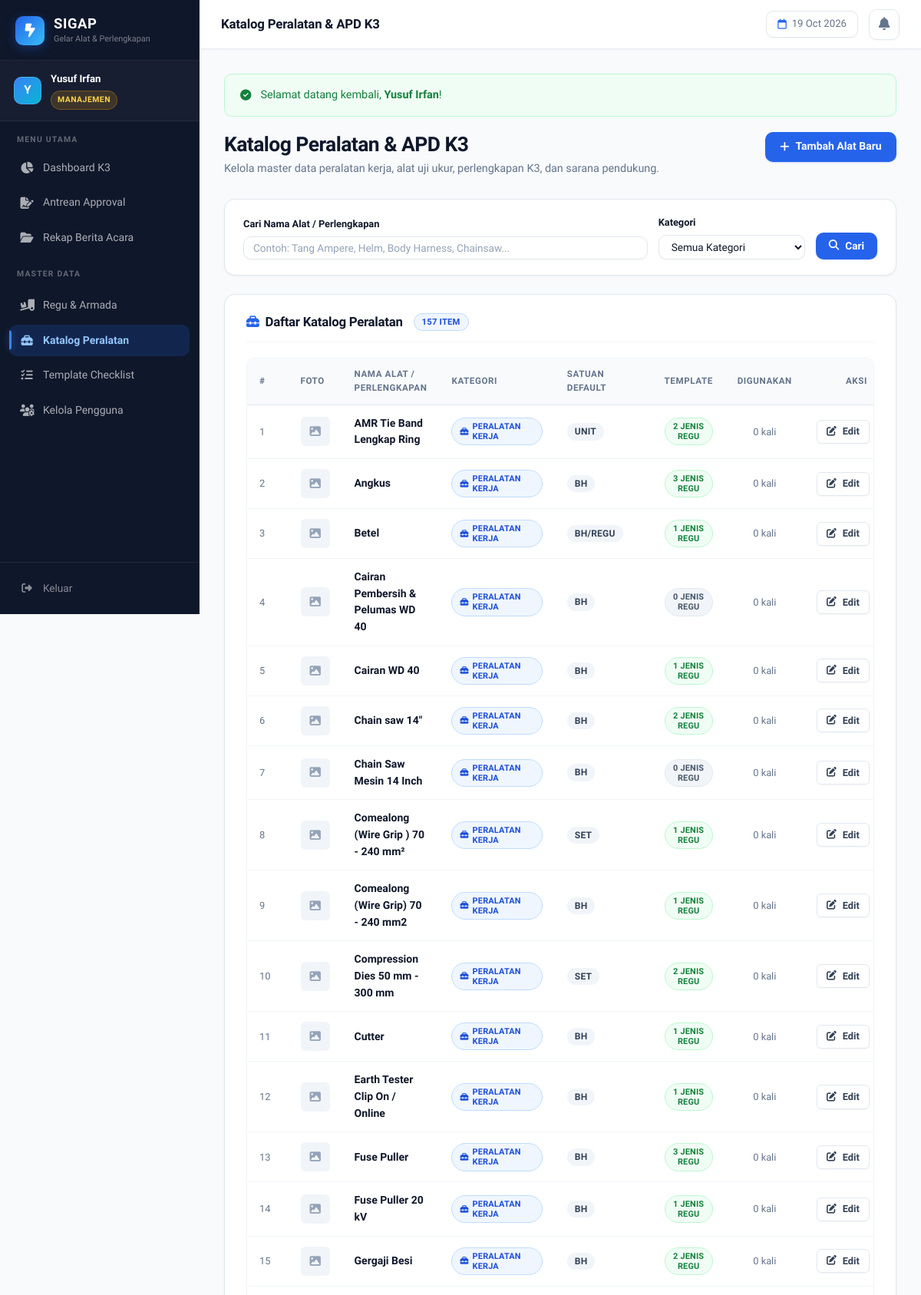
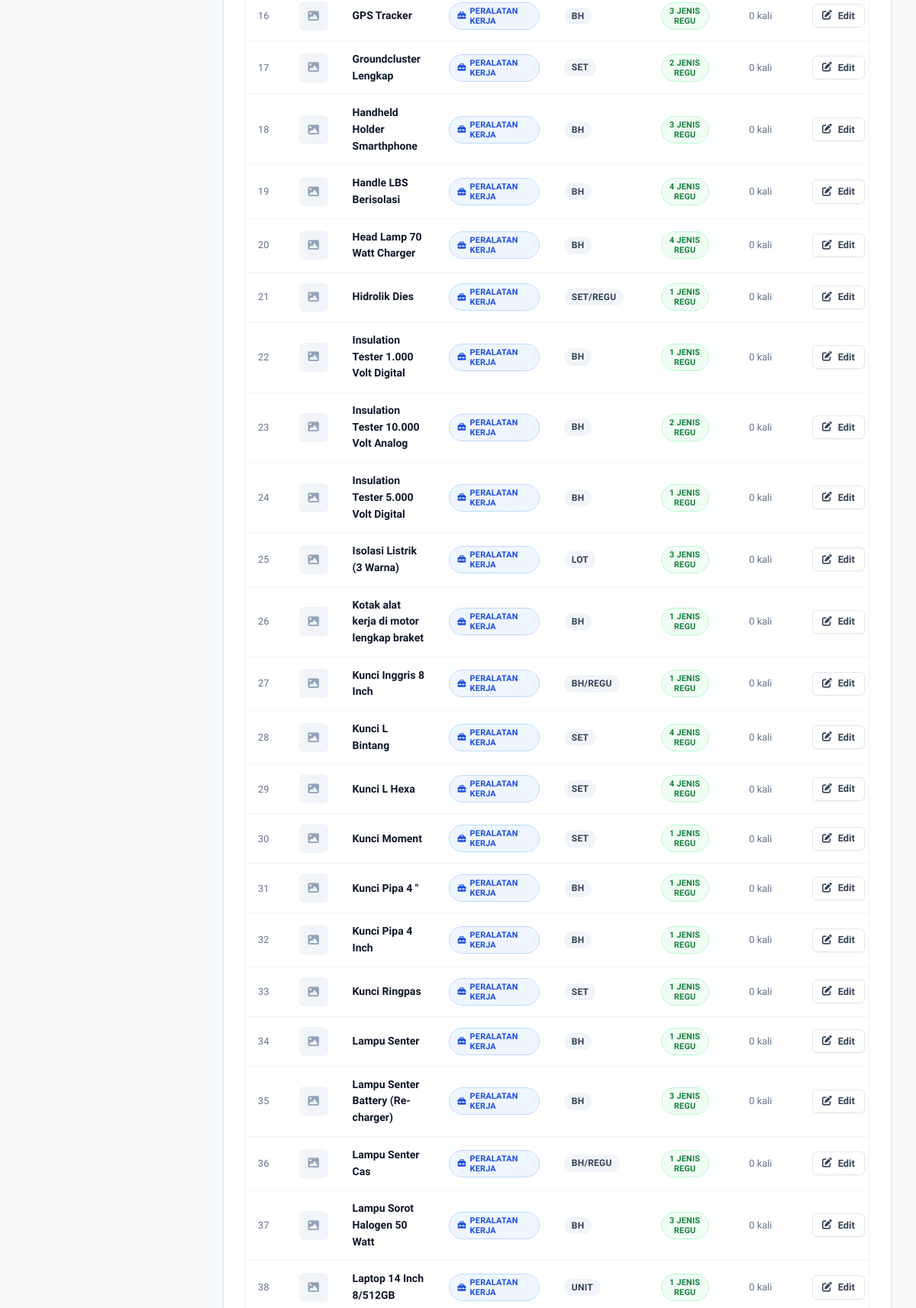
/master/barang/index.php (signed in, upper part), run on the app's committed database (2 pictures, top to bottom).
### tables this page shows
CREATE TABLE IF NOT EXISTS master_barang (
    id               INT          AUTO_INCREMENT PRIMARY KEY,
    nama_barang      VARCHAR(150) NOT NULL UNIQUE,
    kategori         ENUM('alat_kerja', 'k3_safety', 'kendaraan_pendukung', 'administrasi') NOT NULL,
    satuan_default   VARCHAR(30)  NOT NULL,
    gambar_referensi VARCHAR(255) NULL,
    created_at       TIMESTAMP    DEFAULT CURRENT_TIMESTAMP,
    updated_at       TIMESTAMP    DEFAULT CURRENT_TIMESTAMP ON UPDATE CURRENT_TIMESTAMP,
    INDEX idx_barang_kategori (kategori),
    INDEX idx_barang_nama     (nama_barang)
);

### master/barang/index.php (the view, shortened to what this page needs)
<?php
$pdo = get_db_connection();
$search          = trim(isset($_GET['q']) ? $_GET['q'] : '');
$where = [];
$params = [];
$where_sql = !empty($where) ? 'WHERE ' . implode(' AND ', $where) : '';
$stmt = $pdo->prepare("
    SELECT b.*,
           (SELECT COUNT(*) FROM template_checklist_item t WHERE t.master_barang_id = b.id) AS total_template,
           (SELECT COUNT(*) FROM gelar_alat_detail d WHERE d.master_barang_id = b.id) AS total_inspeksi
    FROM master_barang b
    {$where_sql}
    ORDER BY b.kategori, b.nama_barang
");
$stmt->execute($params);
$barang_list = $stmt->fetchAll();
$kategori_labels = [
    'alat_kerja'          => ['label' => 'Peralatan Kerja', 'icon' => 'fa-toolbox', 'class' => 'badge-submitted'],
    'k3_safety'           => ['label' => 'APD & Keselamatan K3', 'icon' => 'fa-hard-hat', 'class' => 'badge-rejected'],
    'kendaraan_pendukung' => ['label' => 'Armada / Sarana', 'icon' => 'fa-truck-pickup', 'class' => 'badge-approved'],
    'administrasi'        => ['label' => 'Administrasi & Personel', 'icon' => 'fa-id-card-clip', 'class' => 'badge-draft'],
];
require_once __DIR__ . '/../../includes/header.php';
?>
<div style="display:flex; justify-content:space-between; align-items:flex-start; margin-bottom:1.75rem; flex-wrap:wrap; gap:1rem;">
    <div>
        <h1 style="font-size:1.65rem; font-weight:800; letter-spacing:-0.02em; margin-bottom:4px; color:var(--text-main);">Katalog Peralatan & APD K3</h1>
        <p style="color:var(--text-muted); font-size:0.9rem;">Kelola master data peralatan kerja, alat uji ukur, perlengkapan K3, dan sarana pendukung.</p>
    </div>
    <button onclick="openModalTambah()" class="btn btn-primary">
        <i class="fa-solid fa-plus"></i> Tambah Alat Baru
    </button>
</div>
<div class="card" style="margin-bottom:1.5rem; padding:1.25rem 1.5rem;">
    <form method="GET" style="display:flex; gap:14px; flex-wrap:wrap; align-items:flex-end;">
        <div style="flex:1; min-width:200px;">
            <label class="form-label" style="font-size:0.8rem;">Cari Nama Alat / Perlengkapan</label>
            <input type="text" name="q" class="form-control" placeholder="Contoh: Tang Ampere, Helm, Body Harness, Chainsaw..." value="<?= htmlspecialchars($search) ?>" style="font-size:0.85rem; padding:6px 12px;">
        </div>
        <div>
            <label class="form-label" style="font-size:0.8rem;">Kategori</label>
            <select name="kategori" class="form-control" style="font-size:0.85rem; padding:6px 12px; min-width:180px;">
                <option value="">Semua Kategori</option>
            </select>
        </div>
        <div style="display:flex; gap:8px;">
            <button type="submit" class="btn btn-primary" style="padding:7px 16px; font-size:0.85rem;">
                <i class="fa-solid fa-magnifying-glass"></i> Cari
            </button>
        </div>
    </form>
</div>
<div class="card">
    <div class="card-header">
        <h2 class="card-title">
            <i class="fa-solid fa-toolbox" style="color:var(--primary);"></i>
            Daftar Katalog Peralatan
            <span class="badge badge-submitted" style="font-size:0.7rem; margin-left:6px;"><?= count($barang_list) ?> item</span>
        </h2>
    </div>
    <?php if (empty($barang_list)): ?>
        <div style="text-align:center; padding:3rem 1rem; color:var(--text-muted);">
            <div style="width:48px; height:48px; border-radius:50%; background:#f1f5f9; color:#64748b; display:flex; align-items:center; justify-content:center; margin:0 auto 10px; font-size:1.3rem;">
                <i class="fa-solid fa-toolbox"></i>
            </div>
            <strong style="color:var(--text-main);">Tidak ada data peralatan ditemukan</strong>
            <p style="font-size:0.825rem; margin-top:2px;">Silakan tambahkan data alat baru atau sesuaikan filter pencarian Anda.</p>
        </div>
    <?php else: ?>
        <div class="table-responsive">
            <table class="data-table">
                <thead>
                    <tr>
                        <th width="40px">#</th>
                        <th width="50px">Foto</th>
                        <th>Nama Alat / Perlengkapan</th>
                        <th>Kategori</th>
                        <th>Satuan Default</th>
                        <th style="text-align:center;">Template</th>
                        <th style="text-align:center;">Digunakan</th>
                        <th style="text-align:center;">Aksi</th>
                    </tr>
                </thead>
                <tbody>
                    <?php foreach ($barang_list as $i => $row): ?>
                        <?php $kat_info = isset($kategori_labels[$row['kategori']]) ? $kategori_labels[$row['kategori']] : ['label' => $row['kategori'], 'icon' => 'fa-tag', 'class' => 'badge-draft']; ?>
                        <tr>
                            <td style="color:var(--text-muted); font-size:0.8rem;"><?= $i + 1 ?></td>
                            <td>
                                <?php if (!empty($row['gambar_referensi'])): ?>
                                    <img src="<?= base_url('uploads/referensi/' . htmlspecialchars($row['gambar_referensi'])) ?>"
                                         style="width:38px; height:38px; object-fit:cover; border-radius:var(--radius-sm); border:1px solid var(--border-color); cursor:pointer;"
                                         onclick="previewImage(this.src, '<?= addslashes(htmlspecialchars($row['nama_barang'])) ?>')"
                                         title="Klik perbesar">
                                <?php else: ?>
                                    <div style="width:38px; height:38px; border-radius:var(--radius-sm); background:#f1f5f9; color:#94a3b8; display:flex; align-items:center; justify-content:center; font-size:0.9rem;">
                                        <i class="fa-solid fa-image"></i>
                                    </div>
                                <?php endif; ?>
                            </td>
                            <td>
                                <strong style="color:var(--text-main); font-size:0.875rem;"><?= htmlspecialchars($row['nama_barang']) ?></strong>
                            </td>
                            <td>
                                <span class="badge <?= $kat_info['class'] ?>" style="font-size:0.68rem;">
                                    <i class="fa-solid <?= $kat_info['icon'] ?>"></i> <?= $kat_info['label'] ?>
                                </span>
                            </td>
                            <td>
                                <span class="badge" style="background:#f1f5f9; color:#334155; font-size:0.75rem;">
                                    <?= htmlspecialchars($row['satuan_default']) ?>
                                </span>
                            </td>
                            <td style="text-align:center;">
                                <span class="badge <?= $row['total_template'] > 0 ? 'badge-approved' : 'badge-draft' ?>" style="font-size:0.68rem;">
                                    <?= $row['total_template'] ?> Jenis Regu
                                </span>
                            </td>
                            <td style="text-align:center; font-size:0.8rem; color:var(--text-muted);">
                                <?= $row['total_inspeksi'] ?> kali
                            </td>
                            <td style="text-align:center; white-space:nowrap;">
                                <div style="display:inline-flex; gap:6px;">
                                    <button onclick='openModalEdit(<?= json_encode($row) ?>)' class="btn btn-outline btn-sm" title="Edit Alat">
                                        <i class="fa-solid fa-pen-to-square"></i> Edit
                                    </button>
                                </div>
                            </td>
                        </tr>
                    <?php endforeach; ?>
                </tbody>
            </table>
        </div>
    <?php endif; ?>
</div>
<?php require_once __DIR__ . '/../../includes/footer.php'; ?>

### data on the page
master_barang: nama_barang "AMR Tie Band Lengkap Ring", kategori "PERALATAN KERJA", satuan_default "UNIT", total_template "2", total_inspeksi "0"
master_barang: nama_barang "Angkus", kategori "PERALATAN KERJA", satuan_default "BH", total_template "3", total_inspeksi "0"
master_barang: nama_barang "Betel", kategori "PERALATAN KERJA", satuan_default "BH/REGU", total_template "1", total_inspeksi "0"
master_barang: nama_barang "Cairan Pembersih & Pelumas WD 40", kategori "PERALATAN KERJA", satuan_default "BH", total_template "0", total_inspeksi "0"
master_barang: nama_barang "Cairan WD 40", kategori "PERALATAN KERJA", satuan_default "BH", total_template "1", total_inspeksi "0"
master_barang: nama_barang "Chain saw 14\"", kategori "PERALATAN KERJA", satuan_default "BH", total_template "2", total_inspeksi "0"
master_barang: nama_barang "Chain Saw Mesin 14 Inch", kategori "PERALATAN KERJA", satuan_default "BH", total_template "0", total_inspeksi "0"
master_barang: nama_barang "Comealong (Wire Grip ) 70 - 240 mm²", kategori "PERALATAN KERJA", satuan_default "SET", total_template "1", total_inspeksi "0"
master_barang: nama_barang "Comealong (Wire Grip) 70 - 240 mm2", kategori "PERALATAN KERJA", satuan_default "BH", total_template "1", total_inspeksi "0"
master_barang: nama_barang "Compression Dies 50 mm - 300 mm", kategori "PERALATAN KERJA", satuan_default "SET", total_template "2", total_inspeksi "0"
master_barang: nama_barang "Cutter", kategori "PERALATAN KERJA", satuan_default "BH", total_template "1", total_inspeksi "0"
master_barang: nama_barang "Earth Tester Clip On / Online", kategori "PERALATAN KERJA", satuan_default "BH", total_template "1", total_inspeksi "0"
master_barang: nama_barang "Fuse Puller", kategori "PERALATAN KERJA", satuan_default "BH", total_template "3", total_inspeksi "0"
master_barang: nama_barang "Fuse Puller 20 kV", kategori "PERALATAN KERJA", satuan_default "BH", total_template "1", total_inspeksi "0"
master_barang: nama_barang "Gergaji Besi", kategori "PERALATAN KERJA", satuan_default "BH", total_template "2", total_inspeksi "0"
master_barang: nama_barang "GPS Tracker", kategori "PERALATAN KERJA", satuan_default "BH", total_template "3", total_inspeksi "0"
master_barang: nama_barang "Groundcluster Lengkap", kategori "PERALATAN KERJA", satuan_default "SET", total_template "2", total_inspeksi "0"
master_barang: nama_barang "Handheld Holder Smarthphone", kategori "PERALATAN KERJA", satuan_default "BH", total_template "3", total_inspeksi "0"
master_barang: nama_barang "Handle LBS Berisolasi", kategori "PERALATAN KERJA", satuan_default "BH", total_template "4", total_inspeksi "0"
master_barang: nama_barang "Head Lamp 70 Watt Charger", kategori "PERALATAN KERJA", satuan_default "BH", total_template "4", total_inspeksi "0"
master_barang: nama_barang "Hidrolik Dies", kategori "PERALATAN KERJA", satuan_default "SET/REGU", total_template "1", total_inspeksi "0"
master_barang: nama_barang "Insulation Tester 1.000 Volt Digital", kategori "PERALATAN KERJA", satuan_default "BH", total_template "1", total_inspeksi "0"
master_barang: nama_barang "Insulation Tester 10.000 Volt Analog", kategori "PERALATAN KERJA", satuan_default "BH", total_template "2", total_inspeksi "0"
master_barang: nama_barang "Insulation Tester 5.000 Volt Digital", kategori "PERALATAN KERJA", satuan_default "BH", total_template "1", total_inspeksi "0"
master_barang: nama_barang "Isolasi Listrik (3 Warna)", kategori "PERALATAN KERJA", satuan_default "LOT", total_template "3", total_inspeksi "0"
master_barang: nama_barang "Kotak alat kerja di motor lengkap braket", kategori "PERALATAN KERJA", satuan_default "BH", total_template "1", total_inspeksi "0"
master_barang: nama_barang "Kunci Inggris 8 Inch", kategori "PERALATAN KERJA", satuan_default "BH/REGU", total_template "1", total_inspeksi "0"
master_barang: nama_barang "Kunci L Bintang", kategori "PERALATAN KERJA", satuan_default "SET", total_template "4", total_inspeksi "0"
master_barang: nama_barang "Kunci L Hexa", kategori "PERALATAN KERJA", satuan_default "SET", total_template "4", total_inspeksi "0"
master_barang: nama_barang "Kunci Moment", kategori "PERALATAN KERJA", satuan_default "SET", total_template "1", total_inspeksi "0"
master_barang: nama_barang "Kunci Pipa 4 \"", kategori "PERALATAN KERJA", satuan_default "BH", total_template "1", total_inspeksi "0"
master_barang: nama_barang "Kunci Pipa 4 Inch", kategori "PERALATAN KERJA", satuan_default "BH", total_template "1", total_inspeksi "0"
master_barang: nama_barang "Kunci Ringpas", kategori "PERALATAN KERJA", satuan_default "SET", total_template "1", total_inspeksi "0"
master_barang: nama_barang "Lampu Senter", kategori "PERALATAN KERJA", satuan_default "BH", total_template "1", total_inspeksi "0"
master_barang: nama_barang "Lampu Senter Battery (Re-charger)", kategori "PERALATAN KERJA", satuan_default "BH", total_template "3", total_inspeksi "0"
master_barang: nama_barang "Lampu Senter Cas", kategori "PERALATAN KERJA", satuan_default "BH/REGU", total_template "1", total_inspeksi "0"
master_barang: nama_barang "Lampu Sorot Halogen 50 Watt", kategori "PERALATAN KERJA", satuan_default "BH", total_template "3", total_inspeksi "0"
master_barang: nama_barang "Laptop 14 Inch 8/512GB", kategori "PERALATAN KERJA", satuan_default "UNIT", total_template "1", total_inspeksi "0"

### other printed values
substr($user['nama_lengkap'], 0, 1) "Y"
$user['nama_lengkap'] "Yusuf Irfan"
$page_title "Katalog Peralatan & APD K3"
$flash_success "Selamat datang kembali, Yusuf Irfan !"
count($barang_list) "157"
